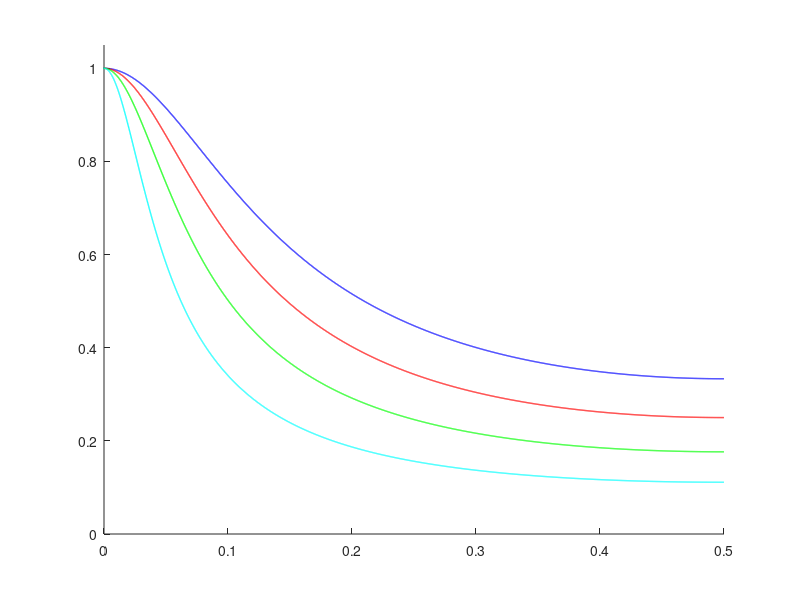

The MATLAB script that drew this image: (Note: this script raises an error after producing the figure.)
% plot a vs cutoff freq 
figure; hold all; 


alpha= 0.5:0.1:0.8 ; 
w= -pi:0.001:pi; 
color = 'brgc';


xlim([0 0.5]); 
ylim([0 1.05]) ; 

for index = 1 : 5
    [Hz fVec] = freqz( [1-alpha(index)], [1 -alpha(index)], w );
  
    plot( fVec./(2*pi), (abs(Hz)), color(index), 'LineWidth', 1 ); 
    legText{index} = sprintf( '$\\alpha = {%d}$', alpha(index) );
end; 

hLeg = legend(legText,3);
 
set( hLeg, 'interpreter', 'latex' );

 


